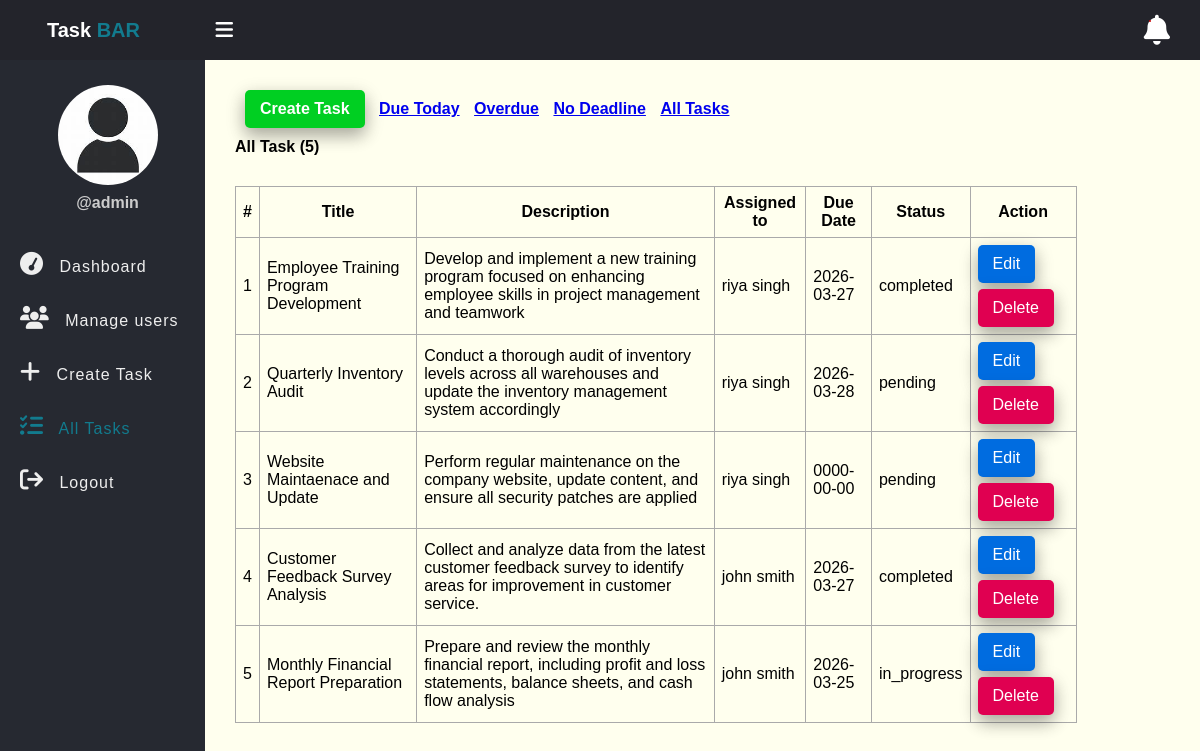
Page /tasks.php (signed in) on the committed database.
### tables this page shows
CREATE TABLE `tasks` (
  `id` int(11) NOT NULL,
  `title` varchar(100) NOT NULL,
  `description` text DEFAULT NULL,
  `assigned_to` int(11) DEFAULT NULL,
  `due_date` date DEFAULT NULL,
  `status` enum('pending','in_progress','completed') DEFAULT 'pending',
  `created_at` timestamp NOT NULL DEFAULT current_timestamp()
);

CREATE TABLE `users` (
  `id` int(11) NOT NULL,
  `full_name` varchar(50) NOT NULL,
  `username` varchar(50) NOT NULL,
  `password` varchar(255) NOT NULL,
  `role` enum('admin','employee') NOT NULL,
  `created_at` timestamp NOT NULL DEFAULT current_timestamp()
);

### app/model/Task.php (called while the page is built, shortened)
<?php
function get_all_tasks($conn) {
  $sql = "SELECT * FROM tasks ORDER BY id DESC";
  $stmt = $conn->prepare($sql);
  $stmt->execute([]);
  if($stmt->rowCount() > 0) {
     $tasks = $stmt->fetchAll();
  }else $tasks = 0;
  return $tasks;
}
function count_tasks($conn){
	$sql = "SELECT id FROM tasks";
	$stmt = $conn->prepare($sql);
	$stmt->execute([]);
	return $stmt->rowCount();
}

### app/model/User.php (called while the page is built, shortened)
<?php
function get_all_users($conn){
	$sql = "SELECT * FROM users WHERE role =? ";
	$stmt = $conn->prepare($sql);
	$stmt->execute(["employee"]);
	if($stmt->rowCount() > 0){
		$users = $stmt->fetchAll();
	}else $users = 0;
	return $users;
}

### tasks.php (the view, shortened to what this page needs)
<?php
if (isset($_SESSION['role'])&& isset($_SESSION['id'])) {
  include "DB_connection.php";
  include "app/model/Task.php";
  include "app/model/User.php";
  $text = "All Task";
    if (isset($_GET['due_date']) &&  $_GET['due_date'] == "Due Today") {
    	$text = "Due Today";
      $tasks = get_all_tasks_due_today($conn);
      $num_task = count_tasks_due_today($conn);
    }else if (isset($_GET['due_date']) &&  $_GET['due_date'] == "Overdue") {
    	$text = "Overdue";
      $tasks = get_all_tasks_overdue($conn);
      $num_task = count_tasks_overdue($conn);
    }else if (isset($_GET['due_date']) &&  $_GET['due_date'] == "No Deadline") {
    	$text = "No Deadline";
      $tasks = get_all_tasks_NoDeadline($conn);
      $num_task = count_tasks_NoDeadline($conn);
    }else{
    	 $tasks = get_all_tasks($conn);
       $num_task = count_tasks($conn);
    }
    $users = get_all_users($conn);
?>
<!DOCTYPE html>
<html lang="en">
<head>
 <link rel="stylesheet" href="https://cdnjs.cloudflare.com/ajax/libs/font-awesome/6.7.2/css/all.min.css" />
 <link rel="stylesheet" href="css/style.css">
</head>
<body>
  <?php include "inc/header.php" ?>
  <div class="body">
    <?php include "inc/nav.php" ?>
    <section class="section-1">
      <h4 class="title-2">
				<a href="create_task.php" class="btn">Create Task</a>
				<a href="tasks.php?due_date=Due Today">Due Today</a>
				<a href="tasks.php?due_date=Overdue">Overdue</a>
				<a href="tasks.php?due_date=No Deadline">No Deadline</a>
				<a href="tasks.php">All Tasks</a>
			</h4>
         <h4 class="title-2"><?=$text?> (<?=$num_task?>)</h4>
      <?php if($tasks != 0) { ?>
      <table class="main-table">
        <tr>
          <th>#</th>
          <th>Title</th>
          <th>Description</th>
          <th>Assigned to</th>
          <th>Due Date</th>
          <th>Status</th>
          <th>Action</th>
        </tr>
        <?php $i=0; foreach ($tasks as $task) { ?>
        <tr>
          <td><?=++$i?></td>
          <td><?=$task['title']?></td>
          <td><?=$task['description']?></td>
          <td>
						<?php
            foreach ($users as $user) {
						if($user['id'] == $task['assigned_to']){
							echo $user['full_name'];
						}}?>
	          </td>
            <td><?php if($task['due_date'] == "") echo "No Deadline";
	                   else echo $task['due_date'];
	               ?></td></td>
            <td><?=$task['status']?></td>
            <td>
            <a href="edit-task.php?id=<?=$task['id']?>" class="edit-btn">Edit</a>
            <a href="delete-task.php?id=<?=$task['id']?>" class="delete-btn">Delete</a>
            </td>
          </tr>
        <?php } ?>
      </table>
      <?php }else { ?>
        <h3>Empty</h3>
      <?php }?>
    </section>
  </div>
</body>
</html>
<?php
} else{
  $em = "first login";
    header("Location: login.php?error=$em");
    exit();
}

### inc/header.php (shortened to what this page needs)
<header class="header">
		<h2 class="u-name">Task <b>BAR</b>
			<label for="checkbox">
				<i id="navbtn" class="fa fa-bars" aria-hidden="true"></i>
			</label>
		</h2>
		<span class="notification" id="notificationBtn">
				<i class="fa fa-bell" aria-hidden="true"></i>
				<span id="notificationNum"></span>
    </span>
</header>

### inc/nav.php
<nav class="side-bar">
			<div class="user-p">
				<img src="imgs/oip-2.jpeg">
				<h4>@<?=$_SESSION['username']?></h4>
			</div>
      <?php
          if($_SESSION['role']   == "employee"){
       ?>
			<ul id="navList">
				<li>
					<a href="index.php">
						<i class="fa fa-tachometer" aria-hidden="true"></i>
						<span>Dashboard</span>
					</a>
				</li>
				<li>
					<a href="my_task.php">
						<i class="fa fa-tasks" aria-hidden="true"></i>
						<span>My Task</span>
					</a>
				</li>
				<li>
					<a href="profile.php">
						<i class="fa fa-user" aria-hidden="true"></i>
						<span>profile</span>
					</a>
				</li>
        <li>
					<a href="notifications.php">
						<i class="fa fa-bell" aria-hidden="true"></i>
						<span>Notifications</span>
					</a>
				</li>
        <li>
					<a href="logout.php">
						<i class="fa fa-sign-out" aria-hidden="true"></i>
						<span>Logout</span>
					</a>
				</li>
			</ul>
      <?php }else { ?>
			<ul id="navList">
				<li>
					<a href="index.php">
						<i class="fa fa-tachometer" aria-hidden="true"></i>
						<span>Dashboard</span>
					</a>
				</li>
				<li >
					<a href="user.php">
						<i class="fa fa-users" aria-hidden="true"></i>
						<span>Manage users</span>
					</a>
				</li>
				<li>
					<a href="create_task.php">
						<i class="fa fa-plus" aria-hidden="true"></i>
						<span>Create Task</span>
					</a>
				</li>
        <li>
					<a href="tasks.php">
						<i class="fa fa-tasks" aria-hidden="true"></i>
						<span>All Tasks</span>
					</a>
				</li>
        <li>
					<a href="logout.php">
						<i class="fa fa-sign-out" aria-hidden="true"></i>
						<span>Logout</span>
					</a>
				</li>
			</ul>
        <?php } ?>
		</nav>

### css/style.css (style rules this page uses)
* { padding: 0; margin: 0; box-sizing: border-box; font-family: Arial, sans-serif; }
.header { display: flex; justify-content: space-between; align-items: center; padding: 15px 30px; background: #23242b; color: #fff; }
.u-name { font-size: 20px; padding-left: 17px; }
.u-name b { color: #127b8e; }
.header i { font-size: 30px; cursor: pointer; color: #fff; }
.header .notification { position: relative; cursor: pointer; }
.header .notification span { position: absolute; top: 5px; left: 5px; background: #C80000; padding: 1px; border-radius: 50%; }
.user-p { text-align: center; padding-left: 10px; padding-top: 25px; }
.user-p img { width: 100px; border-radius: 50%; }
.user-p h4 { color: #ccc; padding: 5px 0; }
.side-bar { width: 250px; background: #262931; min-height: 100vh; transition: 500ms width; }
.body { display: flex; }
.side-bar ul { margin-top: 20px; list-style: none; }
.side-bar ul li { font-size: 16px; padding: 15px 0px; padding-left: 20px; transition: 500ms background; white-space: nowrap; overflow: hidden; text-overflow: ellipsis; }
.side-bar ul li a { text-decoration: none; color: #eee; cursor: pointer; letter-spacing: 1px; }
.side-bar .active a { color: #127b8e !important; }
.side-bar .active a i { color: #127b8e !important; }
.side-bar ul li a i { display: inline-block; padding-right: 10px; font-size: 23px; }
#navbtn { display: inline-block; margin-left: 70px; font-size: 20px; transition: 500ms color; }
.section-1 { padding:30px; }
.section-1 .title-2 { margin-bottom: 10px; }
.section-1 .title-2 .btn { text-decoration: none; display: inline-block; padding-left:10px; border: none; background: #00cF22; padding: 10px 15px; color: #fff; font-size: 16px; border-radius: 5px; cursor: pointer; outline: none; transition: background 1s; box-shadow: 0 8px 16px 0 rgba(0,0,0,0.2), 0 6px 20px 0 rgba(0,0,0,0.19); }
.section-1 .title-2 a { display: inline-block; margin-left: 10px; }
.section-1 { width:100%; background: #ffe; }
.main-table, .main-table tr, .main-table th, .main-table td { border: 1px solid #aaa; border-collapse: collapse; padding: 7px; }
.main-table { width: 90%; margin-top: 30px; }
.delete-btn { text-decoration: none; display: inline-block; padding-left: 10px; border: none; background: #E00051; padding: 10px 15px; color: #fff; font-size: 16px; border-radius: 5px; cursor: pointer; outline: none; transition: background 1s; box-shadow: 0 8px 16px 0 rgba(0,0,0,0.2), 0 6px 20px 0 rgba(0,0,0,0.19); }
.edit-btn { text-decoration: none; display: inline-block; padding-left: 10px; border: none; margin-bottom: 6px; background: #006CE0; padding: 10px 15px; color: #fff; font-size: 16px; border-radius: 5px; cursor: pointer; outline: none; transition: background 1s; box-shadow: 0 8px 16px 0 rgba(0,0,0,0.2), 0 6px 20px 0 rgba(0,0,0,0.19); }

### rows in the picture
tasks: title "Employee Training Program Development", description "Develop and implement a new training program focused on enhancing employee skills in project management and teamwork", due_date "2026-03-27", status "completed"
users: full_name "riya singh"
tasks: title "Quarterly Inventory Audit", description "Conduct a thorough audit of inventory levels across all warehouses and update the inventory management system accordingly", due_date "2026-03-28", status "pending"
tasks: title "Website Maintaenace and Update", description "Perform regular maintenance on the company website, update content, and ensure all security patches are applied", due_date "0000-00-00", status "pending"
tasks: title "Customer Feedback Survey Analysis", description "Collect and analyze data from the latest customer feedback survey to identify areas for improvement in customer service.", due_date "2026-03-27", status "completed"
users: full_name "john smith"
tasks: title "Monthly Financial Report Preparation", description "Prepare and review the monthly financial report, including profit and loss statements, balance sheets, and cash flow analysis", due_date "2026-03-25", status "in_progress"

### other values in the picture
$_SESSION['username'] "admin"
$text "All Task"
$num_task "5"
